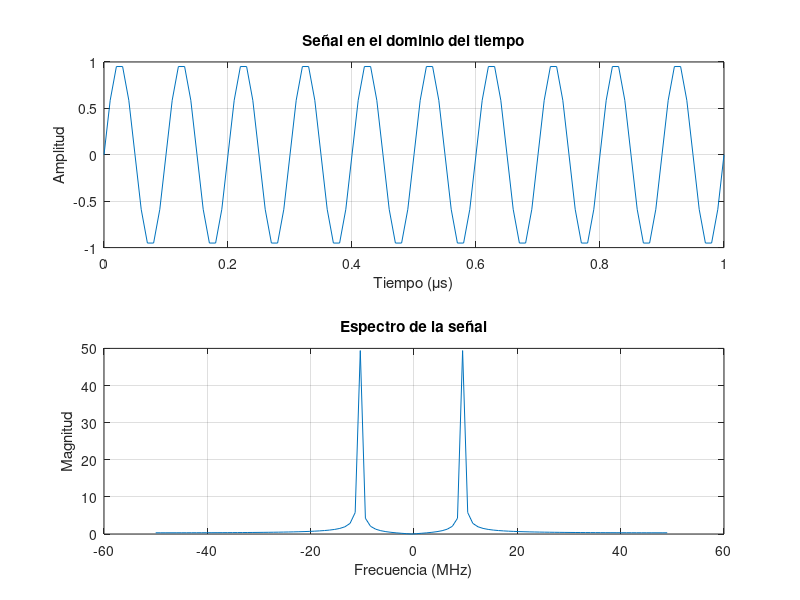

MATLAB code to generate this figure:
clc; clear; close all;

fs = 100e6; % Frecuencia de muestreo (100 MHz)
f = 10e6;   % Frecuencia de la señal (10 MHz)
t = 0:1/fs:1e-6; % Vector de tiempo (1 microsegundo)

% Señal
signal = sin(2*pi*f*t);

% Transformada de Fourier
N = length(signal);
frequencies = (-N/2:N/2-1)*(fs/N); % Eje de frecuencias
spectrum = fftshift(abs(fft(signal))); % Magnitud del espectro

% Gráficas
figure;

% Señal en el dominio del tiempo
subplot(2,1,1);
plot(t*1e6, signal); % Escala de tiempo en microsegundos
title('Señal en el dominio del tiempo');
xlabel('Tiempo (\mus)');
ylabel('Amplitud');
grid on;

% Espectro en el dominio de la frecuencia
subplot(2,1,2);
plot(frequencies/1e6, spectrum); % Escala de frecuencia en MHz
title('Espectro de la señal');
xlabel('Frecuencia (MHz)');
ylabel('Magnitud');
grid on;